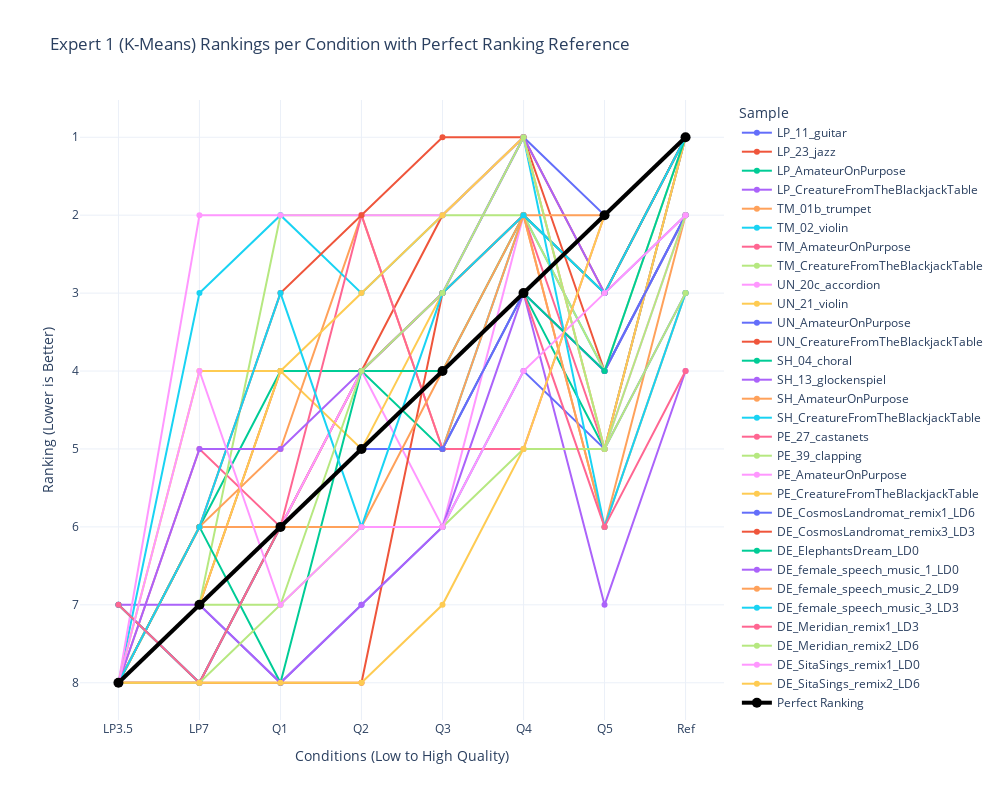

Notebook cell for this chart:
### Code cell
# Spaghetti plot for Expert 1 rankings

# Reshape rankings data for Plotly
expert1_rankings_df = pd.DataFrame(reversed_expert1_rankings_kmeans_based, columns=conditions)
expert1_rankings_df['Sample'] = items

# Melt dataframe for better visualization
expert1_rankings_df_melted = expert1_rankings_df.melt(id_vars=['Sample'], var_name='Condition', value_name='Ranking')

expert1_rankings_df_melted = pd.concat([expert1_rankings_df_melted, perfect_df])

# Create plot
fig = px.line(expert1_rankings_df_melted, x='Condition', y='Ranking', color='Sample', markers=True,
              title="Expert 1 (K-Means) Rankings per Condition with Perfect Ranking Reference",
              labels={"Ranking": "Ranking (Lower is Better)", "Condition": "Conditions (Low to High Quality)"},
              template="plotly_white")

# Adjust figure dimensions
fig.update_layout(width=1000, height=800)

# Invert y-axis (lower ranks at top)
fig.update_yaxes(autorange="reversed")

# Modify the "Perfect Ranking" line to be more visible
fig.update_traces(
    selector=dict(name="Perfect Ranking"),
    line=dict(width=4, color='black'),
    marker=dict(size=10, color='black')
)

# Show figure
fig.show()

### Figure 1 — Plotly figure (JSON) as saved in the notebook; plotly's stock layout.template omitted (floating-point values rounded to 4 significant figures)
{"data": [{"hovertemplate": "Sample=LP_11_guitar<br>Conditions (Low to High Quality)=%{x}<br>Ranking (Lower is Better)=%{y}<extra></extra>", "legendgroup": "LP_11_guitar", "line": {"color": "#636efa", "dash": "solid"}, "marker": {"symbol": "circle"}, "mode": "lines+markers", "name": "LP_11_guitar", "orientation": "v", "showlegend": true, "type": "scatter", "x": ["LP3.5", "LP7", "Q1", "Q2", "Q3", "Q4", "Q5", "Ref"], "xaxis": "x", "y": [7, 8, 6, 4, 3, 1, 2, 1], "yaxis": "y"}, {"hovertemplate": "Sample=LP_23_jazz<br>Conditions (Low to High Quality)=%{x}<br>Ranking (Lower is Better)=%{y}<extra></extra>", "legendgroup": "LP_23_jazz", "line": {"color": "#EF553B", "dash": "solid"}, "marker": {"symbol": "circle"}, "mode": "lines+markers", "name": "LP_23_jazz", "orientation": "v", "showlegend": true, "type": "scatter", "x": ["LP3.5", "LP7", "Q1", "Q2", "Q3", "Q4", "Q5", "Ref"], "xaxis": "x", "y": [8, 7, 4, 4, 2, 1, 4, 2], "yaxis": "y"}, {"hovertemplate": "Sample=LP_AmateurOnPurpose<br>Conditions (Low to High Quality)=%{x}<br>Ranking (Lower is Better)=%{y}<extra></extra>", "legendgroup": "LP_AmateurOnPurpose", "line": {"color": "#00cc96", "dash": "solid"}, "marker": {"symbol": "circle"}, "mode": "lines+markers", "name": "LP_AmateurOnPurpose", "orientation": "v", "showlegend": true, "type": "scatter", "x": ["LP3.5", "LP7", "Q1", "Q2", "Q3", "Q4", "Q5", "Ref"], "xaxis": "x", "y": [8, 6, 4, 4, 5, 3, 5, 1], "yaxis": "y"}, {"hovertemplate": "Sample=LP_CreatureFromTheBlackjackTable<br>Conditions (Low to High Quality)=%{x}<br>Ranking (Lower is Better)=%{y}<extra></extra>", "legendgroup": "LP_CreatureFromTheBlackjackTable", "line": {"color": "#ab63fa", "dash": "solid"}, "marker": {"symbol": "circle"}, "mode": "lines+markers", "name": "LP_CreatureFromTheBlackjackTable", "orientation": "v", "showlegend": true, "type": "scatter", "x": ["LP3.5", "LP7", "Q1", "Q2", "Q3", "Q4", "Q5", "Ref"], "xaxis": "x", "y": [8, 7, 6, 5, 5, 3, 7, 4], "yaxis": "y"}, {"hovertemplate": "Sample=TM_01b_trumpet<br>Conditions (Low to High Quality)=%{x}<br>Ranking (Lower is Better)=%{y}<extra></extra>", "legendgroup": "TM_01b_trumpet", "line": {"color": "#FFA15A", "dash": "solid"}, "marker": {"symbol": "circle"}, "mode": "lines+markers", "name": "TM_01b_trumpet", "orientation": "v", "showlegend": true, "type": "scatter", "x": ["LP3.5", "LP7", "Q1", "Q2", "Q3", "Q4", "Q5", "Ref"], "xaxis": "x", "y": [8, 6, 6, 4, 3, 2, 6, 2], "yaxis": "y"}, {"hovertemplate": "Sample=TM_02_violin<br>Conditions (Low to High Quality)=%{x}<br>Ranking (Lower is Better)=%{y}<extra></extra>", "legendgroup": "TM_02_violin", "line": {"color": "#19d3f3", "dash": "solid"}, "marker": {"symbol": "circle"}, "mode": "lines+markers", "name": "TM_02_violin", "orientation": "v", "showlegend": true, "type": "scatter", "x": ["LP3.5", "LP7", "Q1", "Q2", "Q3", "Q4", "Q5", "Ref"], "xaxis": "x", "y": [8, 7, 6, 5, 5, 2, 4, 2], "yaxis": "y"}, {"hovertemplate": "Sample=TM_AmateurOnPurpose<br>Conditions (Low to High Quality)=%{x}<br>Ranking (Lower is Better)=%{y}<extra></extra>", "legendgroup": "TM_AmateurOnPurpose", "line": {"color": "#FF6692", "dash": "solid"}, "marker": {"symbol": "circle"}, "mode": "lines+markers", "name": "TM_AmateurOnPurpose", "orientation": "v", "showlegend": true, "type": "scatter", "x": ["LP3.5", "LP7", "Q1", "Q2", "Q3", "Q4", "Q5", "Ref"], "xaxis": "x", "y": [8, 5, 6, 4, 3, 2, 5, 1], "yaxis": "y"}, {"hovertemplate": "Sample=TM_CreatureFromTheBlackjackTable<br>Conditions (Low to High Quality)=%{x}<br>Ranking (Lower is Better)=%{y}<extra></extra>", "legendgroup": "TM_CreatureFromTheBlackjackTable", "line": {"color": "#B6E880", "dash": "solid"}, "marker": {"symbol": "circle"}, "mode": "lines+markers", "name": "TM_CreatureFromTheBlackjackTable", "orientation": "v", "showlegend": true, "type": "scatter", "x": ["LP3.5", "LP7", "Q1", "Q2", "Q3", "Q4", "Q5", "Ref"], "xaxis": "x", "y": [8, 7, 2, 2, 2, 2, 4, 1], "yaxis": "y"}, {"hovertemplate": "Sample=UN_20c_accordion<br>Conditions (Low to High Quality)=%{x}<br>Ranking (Lower is Better)=%{y}<extra></extra>", "legendgroup": "UN_20c_accordion", "line": {"color": "#FF97FF", "dash": "solid"}, "marker": {"symbol": "circle"}, "mode": "lines+markers", "name": "UN_20c_accordion", "orientation": "v", "showlegend": true, "type": "scatter", "x": ["LP3.5", "LP7", "Q1", "Q2", "Q3", "Q4", "Q5", "Ref"], "xaxis": "x", "y": [8, 8, 6, 4, 6, 2, 3, 1], "yaxis": "y"}, {"hovertemplate": "Sample=UN_21_violin<br>Conditions (Low to High Quality)=%{x}<br>Ranking (Lower is Better)=%{y}<extra></extra>", "legendgroup": "UN_21_violin", "line": {"color": "#FECB52", "dash": "solid"}, "marker": {"symbol": "circle"}, "mode": "lines+markers", "name": "UN_21_violin", "orientation": "v", "showlegend": true, "type": "scatter", "x": ["LP3.5", "LP7", "Q1", "Q2", "Q3", "Q4", "Q5", "Ref"], "xaxis": "x", "y": [8, 7, 4, 5, 3, 2, 3, 1], "yaxis": "y"}, {"hovertemplate": "Sample=UN_AmateurOnPurpose<br>Conditions (Low to High Quality)=%{x}<br>Ranking (Lower is Better)=%{y}<extra></extra>", "legendgroup": "UN_AmateurOnPurpose", "line": {"color": "#636efa", "dash": "solid"}, "marker": {"symbol": "circle"}, "mode": "lines+markers", "name": "UN_AmateurOnPurpose", "orientation": "v", "showlegend": true, "type": "scatter", "x": ["LP3.5", "LP7", "Q1", "Q2", "Q3", "Q4", "Q5", "Ref"], "xaxis": "x", "y": [8, 7, 8, 7, 6, 4, 5, 3], "yaxis": "y"}, {"hovertemplate": "Sample=UN_CreatureFromTheBlackjackTable<br>Conditions (Low to High Quality)=%{x}<br>Ranking (Lower is Better)=%{y}<extra></extra>", "legendgroup": "UN_CreatureFromTheBlackjackTable", "line": {"color": "#EF553B", "dash": "solid"}, "marker": {"symbol": "circle"}, "mode": "lines+markers", "name": "UN_CreatureFromTheBlackjackTable", "orientation": "v", "showlegend": true, "type": "scatter", "x": ["LP3.5", "LP7", "Q1", "Q2", "Q3", "Q4", "Q5", "Ref"], "xaxis": "x", "y": [8, 8, 8, 8, 3, 2, 3, 1], "yaxis": "y"}, {"hovertemplate": "Sample=SH_04_choral<br>Conditions (Low to High Quality)=%{x}<br>Ranking (Lower is Better)=%{y}<extra></extra>", "legendgroup": "SH_04_choral", "line": {"color": "#00cc96", "dash": "solid"}, "marker": {"symbol": "circle"}, "mode": "lines+markers", "name": "SH_04_choral", "orientation": "v", "showlegend": true, "type": "scatter", "x": ["LP3.5", "LP7", "Q1", "Q2", "Q3", "Q4", "Q5", "Ref"], "xaxis": "x", "y": [8, 6, 8, 4, 4, 2, 3, 1], "yaxis": "y"}, {"hovertemplate": "Sample=SH_13_glockenspiel<br>Conditions (Low to High Quality)=%{x}<br>Ranking (Lower is Better)=%{y}<extra></extra>", "legendgroup": "SH_13_glockenspiel", "line": {"color": "#ab63fa", "dash": "solid"}, "marker": {"symbol": "circle"}, "mode": "lines+markers", "name": "SH_13_glockenspiel", "orientation": "v", "showlegend": true, "type": "scatter", "x": ["LP3.5", "LP7", "Q1", "Q2", "Q3", "Q4", "Q5", "Ref"], "xaxis": "x", "y": [7, 7, 8, 7, 6, 3, 4, 2], "yaxis": "y"}, {"hovertemplate": "Sample=SH_AmateurOnPurpose<br>Conditions (Low to High Quality)=%{x}<br>Ranking (Lower is Better)=%{y}<extra></extra>", "legendgroup": "SH_AmateurOnPurpose", "line": {"color": "#FFA15A", "dash": "solid"}, "marker": {"symbol": "circle"}, "mode": "lines+markers", "name": "SH_AmateurOnPurpose", "orientation": "v", "showlegend": true, "type": "scatter", "x": ["LP3.5", "LP7", "Q1", "Q2", "Q3", "Q4", "Q5", "Ref"], "xaxis": "x", "y": [8, 6, 5, 2, 5, 2, 6, 3], "yaxis": "y"}, {"hovertemplate": "Sample=SH_CreatureFromTheBlackjackTable<br>Conditions (Low to High Quality)=%{x}<br>Ranking (Lower is Better)=%{y}<extra></extra>", "legendgroup": "SH_CreatureFromTheBlackjackTable", "line": {"color": "#19d3f3", "dash": "solid"}, "marker": {"symbol": "circle"}, "mode": "lines+markers", "name": "SH_CreatureFromTheBlackjackTable", "orientation": "v", "showlegend": true, "type": "scatter", "x": ["LP3.5", "LP7", "Q1", "Q2", "Q3", "Q4", "Q5", "Ref"], "xaxis": "x", "y": [8, 3, 2, 3, 2, 1, 6, 3], "yaxis": "y"}, {"hovertemplate": "Sample=PE_27_castanets<br>Conditions (Low to High Quality)=%{x}<br>Ranking (Lower is Better)=%{y}<extra></extra>", "legendgroup": "PE_27_castanets", "line": {"color": "#FF6692", "dash": "solid"}, "marker": {"symbol": "circle"}, "mode": "lines+markers", "name": "PE_27_castanets", "orientation": "v", "showlegend": true, "type": "scatter", "x": ["LP3.5", "LP7", "Q1", "Q2", "Q3", "Q4", "Q5", "Ref"], "xaxis": "x", "y": [8, 8, 6, 2, 5, 5, 2, 1], "yaxis": "y"}, {"hovertemplate": "Sample=PE_39_clapping<br>Conditions (Low to High Quality)=%{x}<br>Ranking (Lower is Better)=%{y}<extra></extra>", "legendgroup": "PE_39_clapping", "line": {"color": "#B6E880", "dash": "solid"}, "marker": {"symbol": "circle"}, "mode": "lines+markers", "name": "PE_39_clapping", "orientation": "v", "showlegend": true, "type": "scatter", "x": ["LP3.5", "LP7", "Q1", "Q2", "Q3", "Q4", "Q5", "Ref"], "xaxis": "x", "y": [8, 7, 7, 6, 6, 5, 5, 3], "yaxis": "y"}, {"hovertemplate": "Sample=PE_AmateurOnPurpose<br>Conditions (Low to High Quality)=%{x}<br>Ranking (Lower is Better)=%{y}<extra></extra>", "legendgroup": "PE_AmateurOnPurpose", "line": {"color": "#FF97FF", "dash": "solid"}, "marker": {"symbol": "circle"}, "mode": "lines+markers", "name": "PE_AmateurOnPurpose", "orientation": "v", "showlegend": true, "type": "scatter", "x": ["LP3.5", "LP7", "Q1", "Q2", "Q3", "Q4", "Q5", "Ref"], "xaxis": "x", "y": [8, 2, 2, 2, 2, 1, 5, 2], "yaxis": "y"}, {"hovertemplate": "Sample=PE_CreatureFromTheBlackjackTable<br>Conditions (Low to High Quality)=%{x}<br>Ranking (Lower is Better)=%{y}<extra></extra>", "legendgroup": "PE_CreatureFromTheBlackjackTable", "line": {"color": "#FECB52", "dash": "solid"}, "marker": {"symbol": "circle"}, "mode": "lines+markers", "name": "PE_CreatureFromTheBlackjackTable", "orientation": "v", "showlegend": true, "type": "scatter", "x": ["LP3.5", "LP7", "Q1", "Q2", "Q3", "Q4", "Q5", "Ref"], "xaxis": "x", "y": [8, 4, 4, 3, 2, 1, 5, 1], "yaxis": "y"}, {"hovertemplate": "Sample=DE_CosmosLandromat_remix1_LD6<br>Conditions (Low to High Quality)=%{x}<br>Ranking (Lower is Better)=%{y}<extra></extra>", "legendgroup": "DE_CosmosLandromat_remix1_LD6", "line": {"color": "#636efa", "dash": "solid"}, "marker": {"symbol": "circle"}, "mode": "lines+markers", "name": "DE_CosmosLandromat_remix1_LD6", "orientation": "v", "showlegend": true, "type": "scatter", "x": ["LP3.5", "LP7", "Q1", "Q2", "Q3", "Q4", "Q5", "Ref"], "xaxis": "x", "y": [8, 7, 6, 5, 5, 3, 4, 2], "yaxis": "y"}, {"hovertemplate": "Sample=DE_CosmosLandromat_remix3_LD3<br>Conditions (Low to High Quality)=%{x}<br>Ranking (Lower is Better)=%{y}<extra></extra>", "legendgroup": "DE_CosmosLandromat_remix3_LD3", "line": {"color": "#EF553B", "dash": "solid"}, "marker": {"symbol": "circle"}, "mode": "lines+markers", "name": "DE_CosmosLandromat_remix3_LD3", "orientation": "v", "showlegend": true, "type": "scatter", "x": ["LP3.5", "LP7", "Q1", "Q2", "Q3", "Q4", "Q5", "Ref"], "xaxis": "x", "y": [8, 6, 3, 2, 1, 1, 3, 1], "yaxis": "y"}, {"hovertemplate": "Sample=DE_ElephantsDream_LD0<br>Conditions (Low to High Quality)=%{x}<br>Ranking (Lower is Better)=%{y}<extra></extra>", "legendgroup": "DE_ElephantsDream_LD0", "line": {"color": "#00cc96", "dash": "solid"}, "marker": {"symbol": "circle"}, "mode": "lines+markers", "name": "DE_ElephantsDream_LD0", "orientation": "v", "showlegend": true, "type": "scatter", "x": ["LP3.5", "LP7", "Q1", "Q2", "Q3", "Q4", "Q5", "Ref"], "xaxis": "x", "y": [7, 8, 6, 5, 4, 3, 4, 1], "yaxis": "y"}, {"hovertemplate": "Sample=DE_female_speech_music_1_LD0<br>Conditions (Low to High Quality)=%{x}<br>Ranking (Lower is Better)=%{y}<extra></extra>", "legendgroup": "DE_female_speech_music_1_LD0", "line": {"color": "#ab63fa", "dash": "solid"}, "marker": {"symbol": "circle"}, "mode": "lines+markers", "name": "DE_female_speech_music_1_LD0", "orientation": "v", "showlegend": true, "type": "scatter", "x": ["LP3.5", "LP7", "Q1", "Q2", "Q3", "Q4", "Q5", "Ref"], "xaxis": "x", "y": [8, 5, 5, 4, 3, 1, 3, 2], "yaxis": "y"}, {"hovertemplate": "Sample=DE_female_speech_music_2_LD9<br>Conditions (Low to High Quality)=%{x}<br>Ranking (Lower is Better)=%{y}<extra></extra>", "legendgroup": "DE_female_speech_music_2_LD9", "line": {"color": "#FFA15A", "dash": "solid"}, "marker": {"symbol": "circle"}, "mode": "lines+markers", "name": "DE_female_speech_music_2_LD9", "orientation": "v", "showlegend": true, "type": "scatter", "x": ["LP3.5", "LP7", "Q1", "Q2", "Q3", "Q4", "Q5", "Ref"], "xaxis": "x", "y": [8, 6, 6, 6, 4, 2, 2, 1], "yaxis": "y"}, {"hovertemplate": "Sample=DE_female_speech_music_3_LD3<br>Conditions (Low to High Quality)=%{x}<br>Ranking (Lower is Better)=%{y}<extra></extra>", "legendgroup": "DE_female_speech_music_3_LD3", "line": {"color": "#19d3f3", "dash": "solid"}, "marker": {"symbol": "circle"}, "mode": "lines+markers", "name": "DE_female_speech_music_3_LD3", "orientation": "v", "showlegend": true, "type": "scatter", "x": ["LP3.5", "LP7", "Q1", "Q2", "Q3", "Q4", "Q5", "Ref"], "xaxis": "x", "y": [8, 6, 3, 6, 3, 2, 3, 1], "yaxis": "y"}, {"hovertemplate": "Sample=DE_Meridian_remix1_LD3<br>Conditions (Low to High Quality)=%{x}<br>Ranking (Lower is Better)=%{y}<extra></extra>", "legendgroup": "DE_Meridian_remix1_LD3", "line": {"color": "#FF6692", "dash": "solid"}, "marker": {"symbol": "circle"}, "mode": "lines+markers", "name": "DE_Meridian_remix1_LD3", "orientation": "v", "showlegend": true, "type": "scatter", "x": ["LP3.5", "LP7", "Q1", "Q2", "Q3", "Q4", "Q5", "Ref"], "xaxis": "x", "y": [7, 8, 6, 5, 4, 3, 6, 4], "yaxis": "y"}, {"hovertemplate": "Sample=DE_Meridian_remix2_LD6<br>Conditions (Low to High Quality)=%{x}<br>Ranking (Lower is Better)=%{y}<extra></extra>", "legendgroup": "DE_Meridian_remix2_LD6", "line": {"color": "#B6E880", "dash": "solid"}, "marker": {"symbol": "circle"}, "mode": "lines+markers", "name": "DE_Meridian_remix2_LD6", "orientation": "v", "showlegend": true, "type": "scatter", "x": ["LP3.5", "LP7", "Q1", "Q2", "Q3", "Q4", "Q5", "Ref"], "xaxis": "x", "y": [8, 8, 7, 4, 3, 1, 5, 2], "yaxis": "y"}, {"hovertemplate": "Sample=DE_SitaSings_remix1_LD0<br>Conditions (Low to High Quality)=%{x}<br>Ranking (Lower is Better)=%{y}<extra></extra>", "legendgroup": "DE_SitaSings_remix1_LD0", "line": {"color": "#FF97FF", "dash": "solid"}, "marker": {"symbol": "circle"}, "mode": "lines+markers", "name": "DE_SitaSings_remix1_LD0", "orientation": "v", "showlegend": true, "type": "scatter", "x": ["LP3.5", "LP7", "Q1", "Q2", "Q3", "Q4", "Q5", "Ref"], "xaxis": "x", "y": [8, 4, 7, 6, 6, 4, 3, 2], "yaxis": "y"}, {"hovertemplate": "Sample=DE_SitaSings_remix2_LD6<br>Conditions (Low to High Quality)=%{x}<br>Ranking (Lower is Better)=%{y}<extra></extra>", "legendgroup": "DE_SitaSings_remix2_LD6", "line": {"color": "#FECB52", "dash": "solid"}, "marker": {"symbol": "circle"}, "mode": "lines+markers", "name": "DE_SitaSings_remix2_LD6", "orientation": "v", "showlegend": true, "type": "scatter", "x": ["LP3.5", "LP7", "Q1", "Q2", "Q3", "Q4", "Q5", "Ref"], "xaxis": "x", "y": [8, 8, 8, 8, 7, 5, 2, 1], "yaxis": "y"}, {"hovertemplate": "Sample=Perfect Ranking<br>Conditions (Low to High Quality)=%{x}<br>Ranking (Lower is Better)=%{y}<extra></extra>", "legendgroup": "Perfect Ranking", "line": {"color": "black", "dash": "solid", "width": 4}, "marker": {"color": "black", "size": 10, "symbol": "circle"}, "mode": "lines+markers", "name": "Perfect Ranking", "orientation": "v", "showlegend": true, "type": "scatter", "x": ["LP3.5", "LP7", "Q1", "Q2", "Q3", "Q4", "Q5", "Ref"], "xaxis": "x", "y": [8, 7, 6, 5, 4, 3, 2, 1], "yaxis": "y"}], "layout": {"height": 800, "legend": {"title": {"text": "Sample"}, "tracegroupgap": 0}, "title": {"text": "Expert 1 (K-Means) Rankings per Condition with Perfect Ranking Reference"}, "width": 1000, "xaxis": {"anchor": "y", "domain": [0, 1], "title": {"text": "Conditions (Low to High Quality)"}}, "yaxis": {"anchor": "x", "autorange": "reversed", "domain": [0, 1], "title": {"text": "Ranking (Lower is Better)"}}}}
